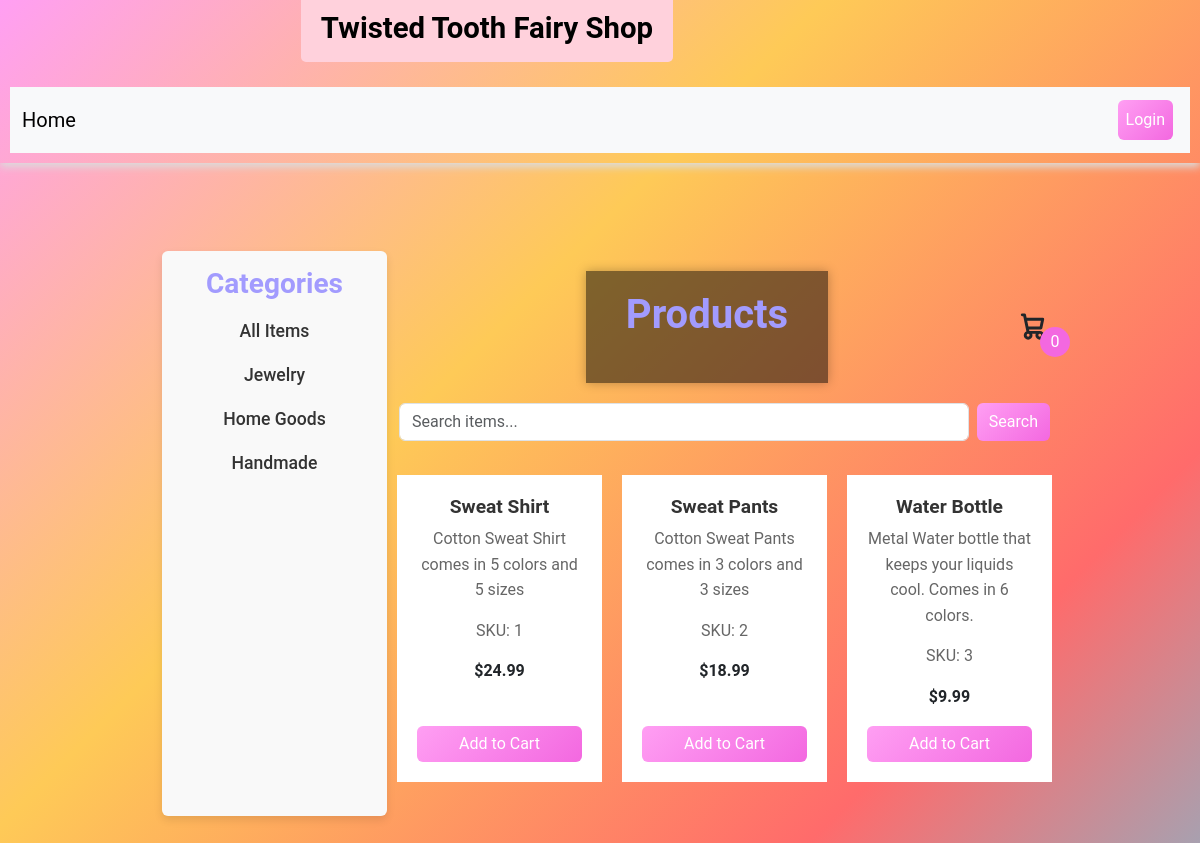
Page /store/store_page/ on the earlier database version.
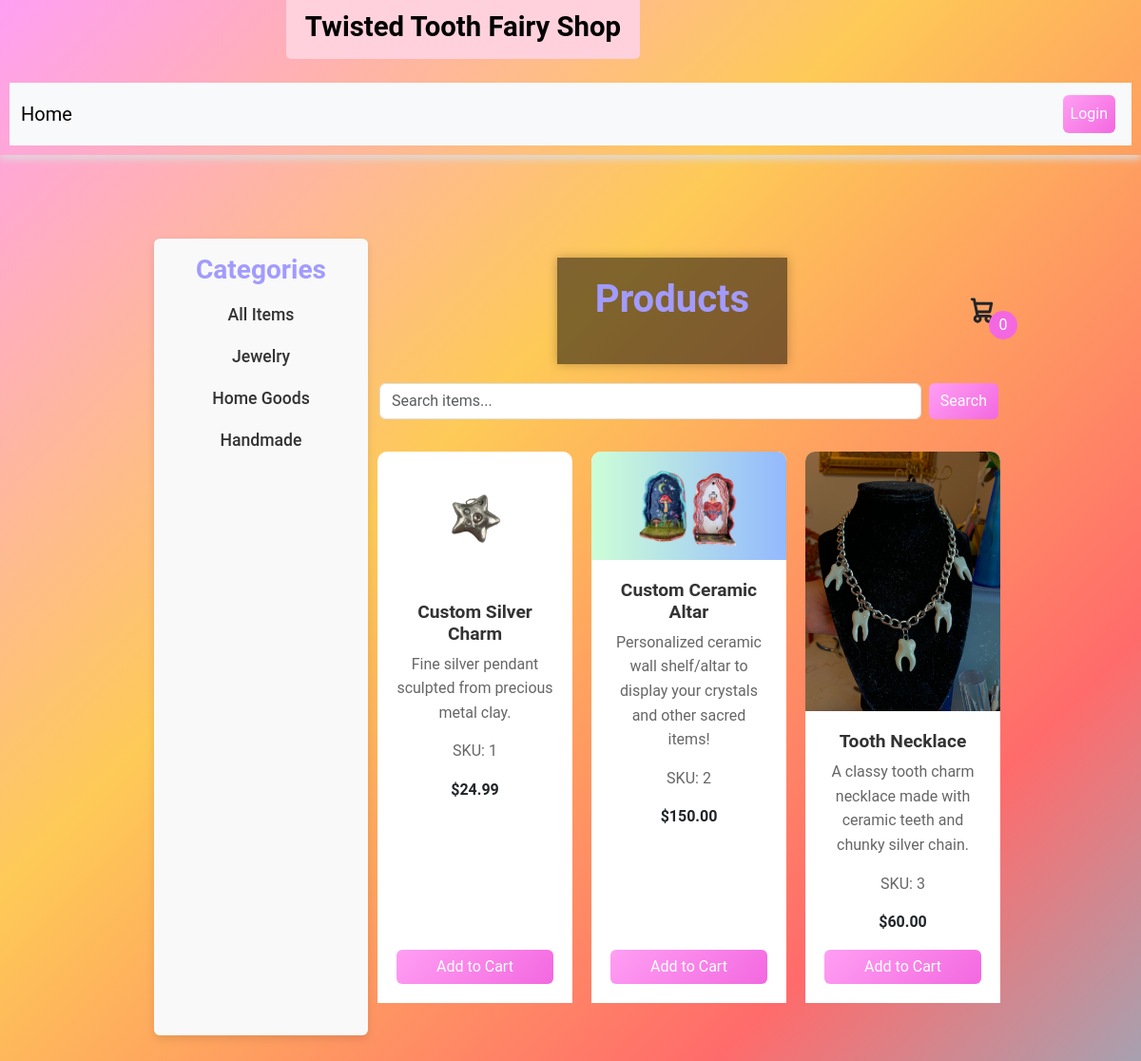
Same page on the later database version.
### store/models.py (models this page shows, shortened)
class Item(models.Model):
    title = models.CharField(max_length=200)
    description = models.TextField()
    price = models.FloatField()
    created_date = models.DateTimeField(default=timezone.now)
    published_date = models.DateTimeField(blank=True, null=True)
    image = models.ImageField(upload_to='items/', blank=True)
    stock = models.PositiveIntegerField(default=0)
    category = models.CharField(max_length=100, blank=True, null=True)

### store/views.py (the view)
# urls.py: path('store/store_page/', views.store_page, name='store_page'),  # for store page
def store_page(request):
    query = request.GET.get('q')
    if query:
        items = Item.objects.filter(title__icontains=query)
    else:
        items = Item.objects.all()
    return render(request, 'store/store_page.html', {'items': items})

### store/templates/store/store_page.html (shortened to what this page needs)
{% extends 'store/base.html' %}
{% load static %}
{% block content %}
<body class="">
    <div class="container my-5 content-wrapper">
        <div class="row">
            <div class="col-md-3 sidebar rounded p-3">
                <h3 class="text-center">Categories</h3>
                <ul class="list-unstyled">
                    <li><a href="{% url 'store_page' %}">All Items</a></li>
                    <li><a href="{% url 'store_page' %}?category=Jewelry">Jewelry</a></li>
                    <li><a href="{% url 'store_page' %}?category=Home Goods">Home Goods</a></li>
                    <li><a href="{% url 'store_page' %}?category=Handmade">Handmade</a></li>
                </ul>
            </div>
            <div class="col-md-9 store-area">
                <header>
                    <div class="storename-contain">
                        <h1 class="mb-4" style="color: #a29bfe;">Products</h1>
                    </div>
                    <div class="icon-cart">
                            <span>0</span>
                    </div>
                </header>
                <form method="GET" action="{% url 'store_page' %}" class="mb-4 d-flex" role="search">
                    <input type="text" name="q" class="form-control me-2" placeholder="Search items..." value="{{ request.GET.q }}">
                    <button class="btn btn-primary" type="submit">Search</button>
                </form>
                <div class="row">
                    {% for item in items %}
                    <div class="col-md-4 mb-4">
                        <div class="card h-100 position-relative">
                            {% if item.image %}
                                <img src="{{ item.image.url }}" class="card-img-top" alt="">
                            {% else %}
                                <img src="{% static 'images/default_image_path.jpg' %}" class="card-img-top" alt="">
                            {% endif %}
                            <div class="card-body d-flex flex-column">
                                <h5 class="card-title">{{ item.title }}</h5>
                                <p class="card-text">{{ item.description }}</p>
                                <p class="card-text">SKU: {{ item.id }}</p>
                                <p><strong>${{ item.price|floatformat:2 }}</strong></p>
                                <button class="btn btn-primary mt-auto" value="{{ item.id }}" id="add-cart">Add to Cart</button>
                            </div>
                        </div>
                    </div>
                    {% empty %}
                        <div class="col-12">
                            <div class="alert alert-info text-center" role="alert">
                                No items available at the moment.
                            </div>
                        </div>
                    {% endfor %}
                </div>
            </div>
        </div>
    </div>
</body>
{% endblock %}

### store/templates/store/base.html (shortened to what this page needs)
{% load static %}
<!DOCTYPE html>
<html>
<head>
    <link href="https://cdn.jsdelivr.net/npm/bootstrap@5.3.3/dist/css/bootstrap.min.css" rel="stylesheet">
    <link rel="stylesheet" href="{% static 'css/store.css' %}">
    <link rel="stylesheet" href="https://cdn.jsdelivr.net/npm/bootstrap-icons@1.9.1/font/bootstrap-icons.css">
</head>
<body>
    <header class="page-header">
        <div class="container">
            <a href="/" class="header-title">Twisted Tooth Fairy Shop</a>
        </div>
        <nav class="navbar navbar-expand-lg bg-body-tertiary">
            <div class="container-fluid">
              <a class="navbar-brand" href="/store/home">Home</a>
              <div class="collapse navbar-collapse" id="navbarNav">
                <ul class="navbar-nav ms-auto">
                  {% if user.is_authenticated %}
                    <li class="nav-item">
                      <span class="nav-link">Hello, {{user.first_name}}</span>
                    </li>
                    <li class="nav-item">
                      <a class="nav-link btn btn-danger" href="/store/store_page">Products</a>
                    </li>
                    <li class="nav-item dropdown">
                      <a class="nav-link dropdown-toggle btn btn-danger" href="#" id="userDropdown" role="button" data-bs-toggle="dropdown" aria-expanded="false">
                        Account
                      </a>
                      <ul class="dropdown-menu dropdown-menu-end" aria-labelledby="userDropdown">
                        <li><a class="dropdown-item" href="/store/account_info">Profile</a></li>
                        <li><a class="dropdown-item" href="/store/orders">Orders</a></li>
                        <li><a class="dropdown-item" href="/store/chatbot">Support</a></li>
                        <li><hr class="dropdown-divider"></li>
                        <li><a class="dropdown-item text-danger" href="/store/logout">Logout</a></li>
                      </ul>
                    </li>
                  {% else %}
                    <li class="nav-item">
                      <a class="nav-link btn btn-primary" href="/store/login">Login</a>
                    </li>
                  {% endif %}
                </ul>
              </div>
            </div>
        </nav>
    </header>
    <main class="container">
        <div class="row">
            <div class="col">
                {% block content %}
                {% endblock %}
            </div>
        </div>
    </main>
</body>
</html>

### store/static/css/store.css (style rules this page uses)
body { font-family: 'Roboto', sans-serif; background: linear-gradient(135deg, #ff9ff3, #feca57, #ff6b6b, #48dbfb, #1dd1a1, #f368e0); background-size: 200% 200%; background-repeat: no-repeat; background-attachment: fixed; animation: rainbowMove 8s ease infinite; margin: 0; line-height: 1.6; }
.page-header { background-color: transparent; margin-bottom: 20px; box-shadow: 0 4px 8px #dcdcdc; padding: 10px; }
.header-title { display: inline-block; padding: 10px 20px; position: relative; left: -113px; top: -25px; background-color: #ffd1dc; border-radius: 5px; color: #000; font-family: 'Roboto', sans-serif; font-size: 22pt; font-weight: bold; text-decoration: none; }
.btn-primary, .back-btn { background: linear-gradient(135deg, #ff9ff3, #f368e0); border: none; color: white; transition: transform 0.3s ease; }
.container header { display: flex; align-items: center; justify-content: space-between; padding: 20px 0; }
header .icon-cart { position: relative; }
header .icon-cart span { display: flex; width: 30px; height: 30px; background-color: #f368e0; justify-content: center; align-items: center; color: #fff; border-radius: 50%; position: absolute; top: 50%; right: -20px; }

### store/templates/store/base.html (style rules this page uses)
.navbar-nav { margin-left: auto; }
.nav-link { margin: 5px; }

### store/templates/store/store_page.html (style rules this page uses)
.container { width: 900px; max-width: 90vw; margin: auto; text-align: center; padding-top: 10px; transition: transform .5s; }
.storename-contain { max-width: 1600px; margin: 0 auto; background-color: rgba(0, 0, 0, 0.5); padding: 20px 40px; box-shadow: 0 0 10px rgba(0, 0, 0, 0.267); text-align: left; }
.sidebar { background-color: #f9f9f9; box-shadow: 0 4px 8px rgba(0, 0, 0, 0.1); }
.sidebar h3 { color: #a29bfe; font-weight: bold; }
.sidebar a { color: #333; font-size: 1.1rem; font-weight: 500; text-decoration: none; padding: 8px 12px; display: block; border-radius: 4px; transition: all 0.3s ease; }
.store-area h1 { color: #a29bfe; font-weight: bold; }
.card { border: none; border-radius: 10px; transition: transform 0.3s ease, box-shadow 0.3s ease; }
.card img { border-top-left-radius: 10px; border-top-right-radius: 10px; }
.card-body { padding: 20px; background-color: #fff; }
.card-title { font-size: 1.2rem; color: #333; font-weight: bold; }
.card-text { font-size: 1rem; color: #666; margin-bottom: 15px; }
.btn-primary { background-color: #ff9ff3; border-color: #ff9ff3; }
.store-area .row { display: flex; flex-wrap: wrap; }
.col-md-4 { padding: 10px; }

Differences in the rows shown:
changed Item id 1: image: picture added; title "Sweat Shirt" → "Custom Silver Charm"; description "Cotton Sweat Shirt comes in 5 colors and 5 sizes" → "Fine silver pendant sculpted from precious metal clay."
changed Item id 2: image: picture added; title "Sweat Pants" → "Custom Ceramic Altar"; description "Cotton Sweat Pants comes in 3 colors and 3 sizes" → "Personalized ceramic wall shelf/altar to display your crystals and other sacred items!"; price "18.99" → "150.00"
changed Item id 3: image: picture added; title "Water Bottle" → "Tooth Necklace"; description "Metal Water bottle that keeps your liquids cool. Comes in 6 colors." → "A classy tooth charm necklace made with ceramic teeth and chunky silver chain."; price "9.99" → "60.00"
